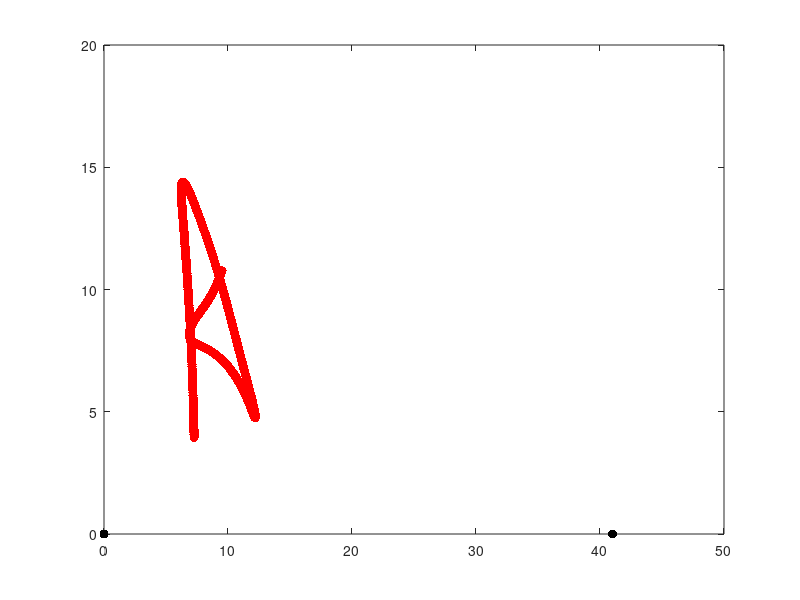

This chart was generated by the following MATLAB code:
clear;
close all

load('test_traj2.mat');

cent_left = [0 0];
cent_right = [41 0];

plot(cent_left(1),cent_left(2),'k.','MarkerSize',20);hold on
plot(cent_right(1),cent_right(2),'k.','MarkerSize',20);hold on

% for i = 1:1:length(int_x)    
    plot(int_x, int_y, 'r.','MarkerSize',20);hold off
%     drawnow
% end